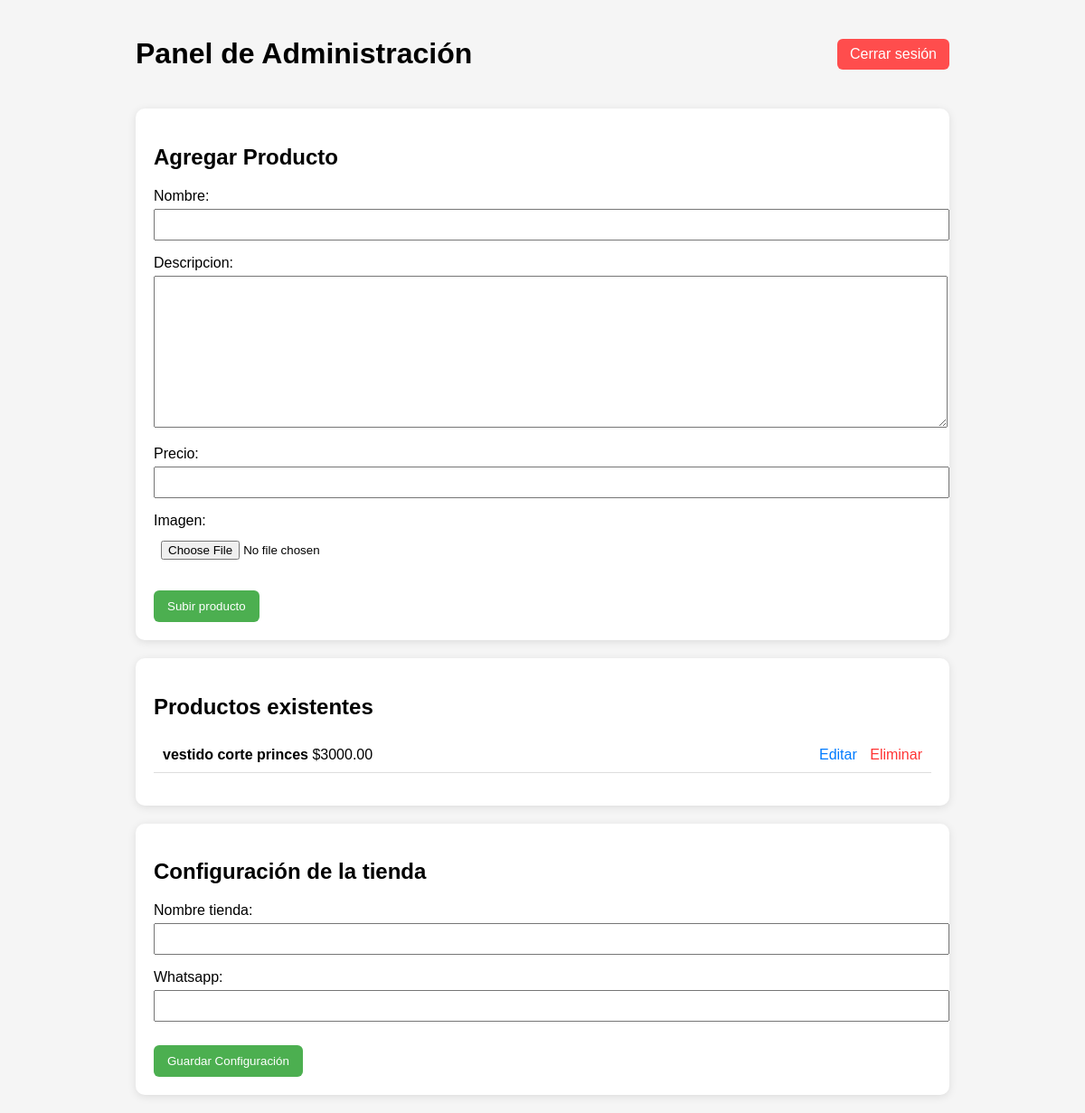
Page /panel/ (signed in) on the earlier database version.
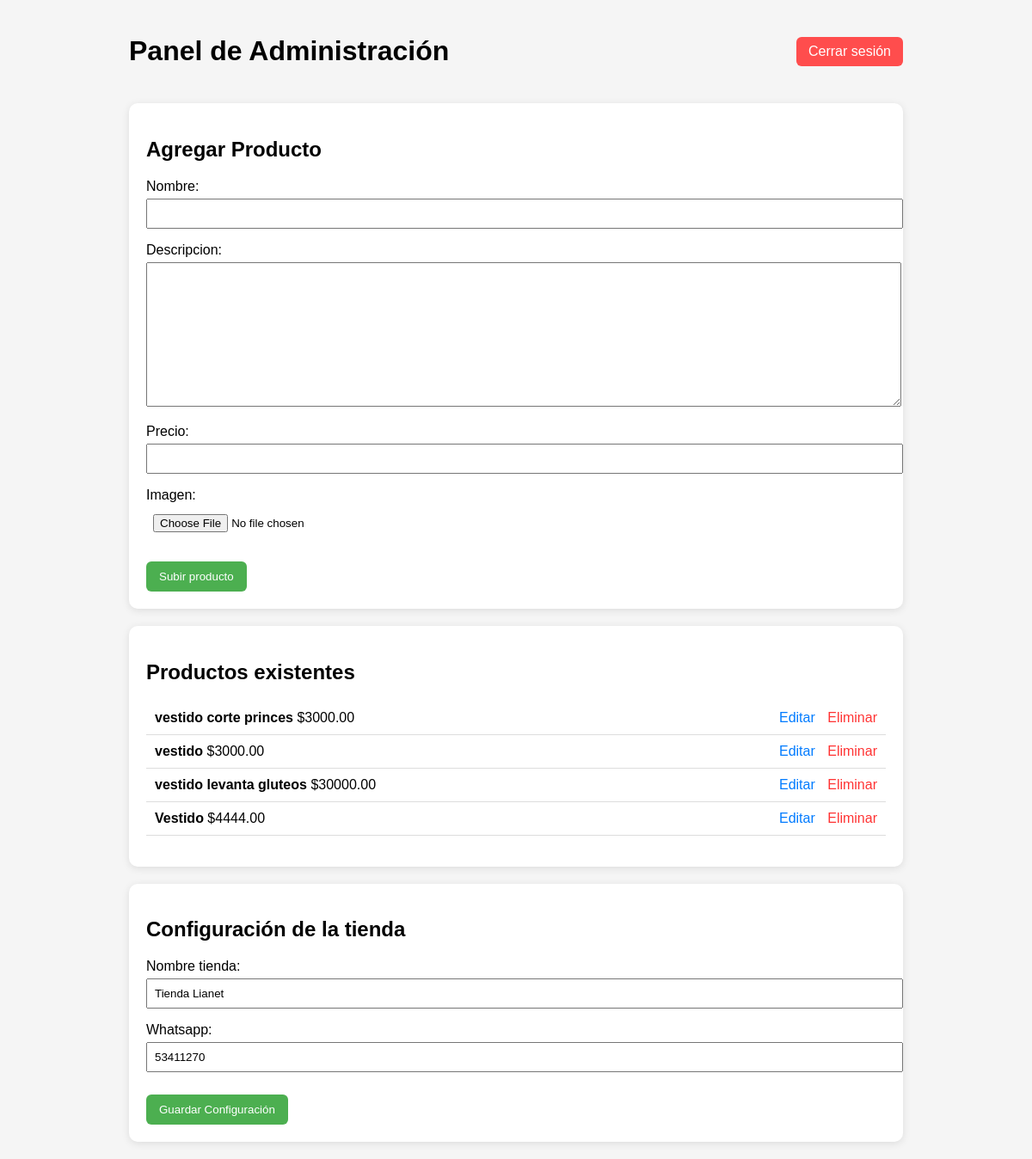
Same page on the later database version.
### tienda/models.py (models this page shows, shortened)
class Producto(models.Model):
    nombre = models.CharField(max_length=100)
    descripcion = models.TextField()
    precio = models.DecimalField(max_digits=10, decimal_places=2)
    imagen = models.ImageField(upload_to='productos/', blank=True, null=True)

class Configuracion(models.Model):
    nombre_tienda = models.CharField(max_length=200)
    whatsapp = models.CharField(max_length=20)

### tienda/views.py (the view, shortened to what this page needs)
# urls.py: path('panel/', panel, name='panel'),
@login_required
def panel(request):
    producto_id = request.GET.get('editar')
    producto = get_object_or_404(Producto, id=producto_id) if producto_id else None
    config = Configuracion.objects.last()
    form = ProductoForm(instance=producto) if producto else ProductoForm()
    config_form = ConfiguracionForm(instance=config) if config else ConfiguracionForm()
    productos = Producto.objects.all()
    return render(request, 'panel.html', {
        'form': form,
        'productos': productos,
        'editando': producto,
        'config_form': config_form
    })

### tienda/forms.py
class ProductoForm(forms.ModelForm):
    class Meta:
        model = Producto
        fields = ['nombre', 'descripcion', 'precio', 'imagen']

class ConfiguracionForm(forms.ModelForm):
    class Meta:
        model = Configuracion
        fields = ['nombre_tienda', 'whatsapp']
        widgets = {
            'nombre_tienda': forms.TextInput(attrs={'class': 'form-control'}),
            'whatsapp': forms.TextInput(attrs={'class': 'form-control'}),
        }

### tienda/templates/panel.html (shortened to what this page needs)
{% load static %}
<!DOCTYPE html>
<html lang="es">
<head>
<link rel="stylesheet" href="{% static 'css/panel.css' %}">
</head>
<body>
<div class="container">
<header class="header">
    <h1>Panel de Administración</h1>
    <a class="logout" href="{% url 'logout_panel' %}">Cerrar sesión</a>
</header>
<section class="card">
<h2>
{% if editando %}
Editar Producto
{% else %}
Agregar Producto
{% endif %}
</h2>
<form method="post" enctype="multipart/form-data" class="formulario">
{{ form.as_p }}
<button class="btn" name="guardar_producto">
{% if editando %}
Guardar cambios
{% else %}
Subir producto
{% endif %}
</button>
</form>
</section>
<section class="card">
<h2>Productos existentes</h2>
<ul class="lista-productos">
{% for producto in productos %}
<li class="producto">
<div class="info">
<strong>{{ producto.nombre }}</strong>
<span>${{ producto.precio }}</span>
</div>
<div class="acciones">
<a class="editar"
href="{% url 'panel' %}?editar={{ producto.id }}">
Editar
</a>
<a class="eliminar"
href="{% url 'eliminar_producto' producto.id %}">
Eliminar
</a>
</div>
</li>
{% empty %}
<li>No hay productos aún.</li>
{% endfor %}
</ul>
</section>
<section class="card">
<h2>Configuración de la tienda</h2>
<form method="post" class="formulario">
{{ config_form.as_p }}
<button class="btn" name="guardar_config">
Guardar Configuración
</button>
</form>
</section>
</div>
</body>
</html>

Differences in the rows shown:
added Producto: nombre "vestido", precio "3000.00"
added Producto: nombre "vestido levanta gluteos", precio "30000.00"
added Producto: nombre "Vestido", precio "4444.00"
added Configuracion: nombre_tienda "Tienda Lianet", whatsapp "53411270"
